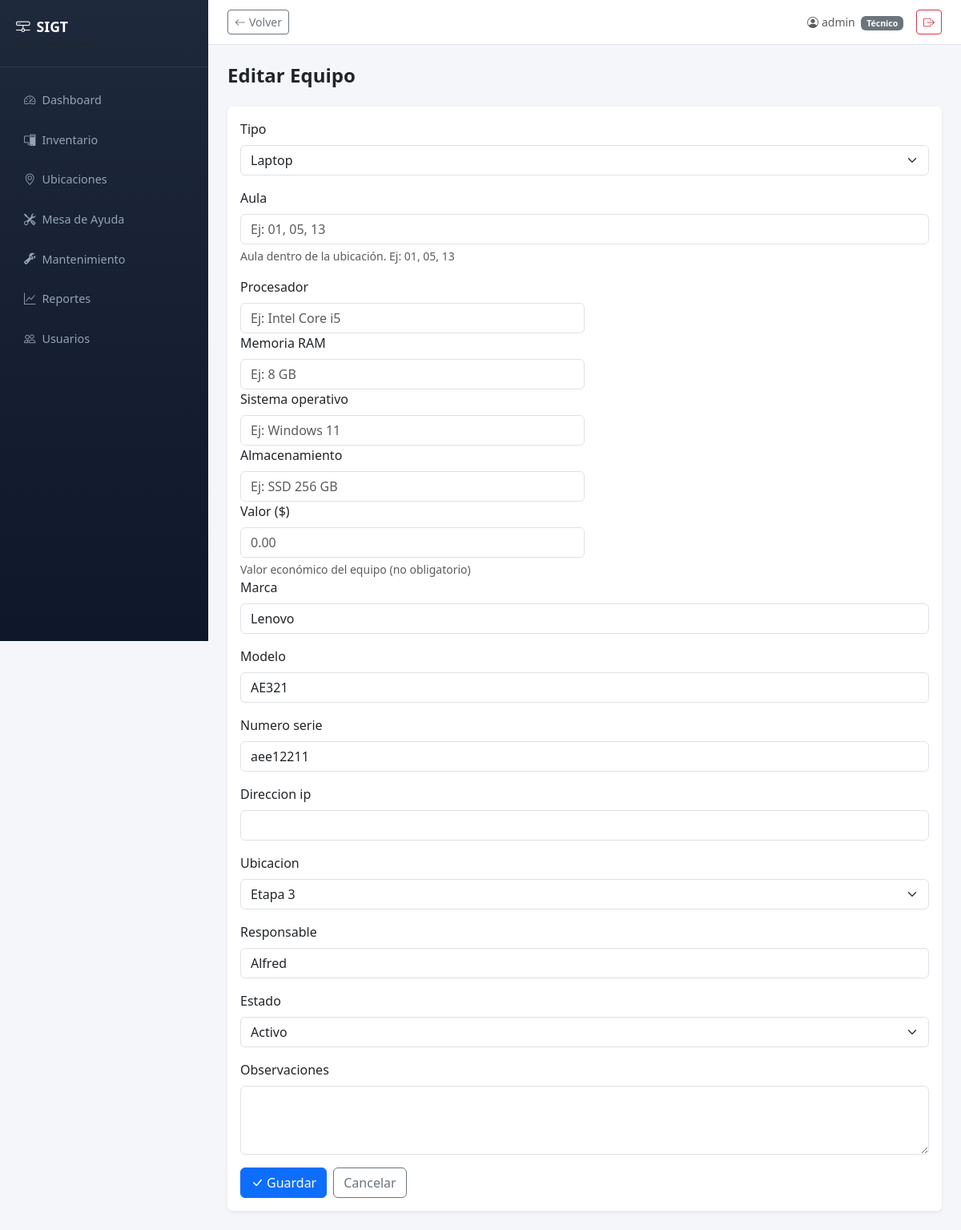
Page /inventario/8/editar/ (signed in) on the committed database.
### usuarios/models.py (models this page shows, shortened)
class User(AbstractUser):
    ROL_CHOICES = [
        ('admin', 'Administrador'),
        ('tecnico', 'Técnico'),
    ]
    rol = models.CharField(max_length=10, choices=ROL_CHOICES, default='tecnico')
    telefono = models.CharField(max_length=20, blank=True)
    class Meta:
        verbose_name = 'usuario'
        verbose_name_plural = 'usuarios'

### inventario/models.py (models this page shows, shortened)
class Equipo(models.Model):
    TIPO_CHOICES = [
        ('computadora', 'Computadora'),
        ('laptop', 'Laptop'),
        ('proyector', 'Proyector'),
        ('impresora', 'Impresora'),
        ('access_point', 'Access Point'),
        ('switch', 'Switch'),
        ('otro', 'Otro (especificar)'),
    ]
    ESTADO_CHOICES = [
        ('activo', 'Activo'),
        ('mantenimiento', 'En Mantenimiento'),
        ('baja', 'Dado de Baja'),
    ]
    tipo = models.CharField(max_length=20, choices=TIPO_CHOICES)
    tipo_otro = models.CharField(
        max_length=100, blank=True,
        help_text='Especifique el tipo si seleccionó "Otro"'
    )
    aula = models.CharField(
        max_length=10, blank=True,
        help_text='Aula dentro de la ubicación. Ej: 01, 05, 13'
    )
    procesador = models.CharField(max_length=100, blank=True, verbose_name='Procesador')
    ram = models.CharField(max_length=50, blank=True, verbose_name='Memoria RAM')
    so = models.CharField(max_length=100, blank=True, verbose_name='Sistema operativo')
    almacenamiento = models.CharField(max_length=50, blank=True, verbose_name='Almacenamiento')
    valor = models.DecimalField(
        max_digits=12, decimal_places=2, null=True, blank=True,
        verbose_name='Valor ($)',
        help_text='Valor económico del equipo (no obligatorio)'
    )
    marca = models.CharField(max_length=100)
    modelo = models.CharField(max_length=100)
    numero_serie = models.CharField(max_length=100, unique=True)
    direccion_ip = models.GenericIPAddressField(blank=True, null=True)
    ubicacion = models.ForeignKey(Ubicacion, on_delete=models.PROTECT, related_name='equipos')
    responsable = models.CharField(max_length=150, blank=True)
    estado = models.CharField(max_length=20, choices=ESTADO_CHOICES, default='activo')
    fecha_registro = models.DateField(auto_now_add=True)
    observaciones = models.TextField(blank=True)
    historical = HistoricalRecords()
    class Meta:
        ordering = ['-fecha_registro']
        permissions = [
            ('puede_asignar_equipo', 'Puede asignar equipo a responsable'),
        ]

### inventario/views.py (the view)
# urls.py: path('<int:pk>/editar/', views.EquipoUpdateView.as_view(), name='editar'),
class EquipoUpdateView(LoginRequiredMixin, PermissionRequiredMixin, EquipoFormMixin, UpdateView):
    model = Equipo
    permission_required = 'inventario.change_equipo'
    title = 'Editar Equipo'

### inventario/models.py (called while the page is built)
    def __str__(self):
        return self.nombre

### inventario/templates/inventario/equipo_form.html (shortened to what this page needs)
{% extends "base.html" %}
{% block content %}
<h4 class="fw-bold mb-4">{{ view.title }}</h4>
<div class="card border-0 shadow-sm">
    <div class="card-body">
        <form method="post" novalidate>
            {% for field in form %}
            {% if field.name == 'tipo_otro' %}
            <div class="mb-3 div-tipo-otro" style="display: none;">
            {% elif field.name in 'procesador ram so almacenamiento valor' %}
            <div class="col-md-6 div-ficha-tecnica" style="display: none;">
            {% else %}
            <div class="mb-3">
            {% endif %}
                <label for="{{ field.id_for_label }}" class="form-label">{{ field.label }}</label>
                {{ field }}
                {% if field.help_text %}
                <div class="form-text">{{ field.help_text }}</div>
                {% endif %}
            </div>
            {% endfor %}
            <div class="d-flex gap-2">
                <button type="submit" class="btn btn-primary">
                    <i class="bi bi-check-lg me-1"></i>Guardar
                </button>
                {% if form.instance.pk %}
                <a href="{% url 'inventario:detalle' form.instance.pk %}" class="btn btn-outline-secondary">Cancelar</a>
                {% else %}
                <a href="{% url 'inventario:lista' %}" class="btn btn-outline-secondary">Cancelar</a>
                {% endif %}
            </div>
        </form>
    </div>
</div>
{% endblock %}

### templates/base.html (shortened to what this page needs)
{% load static %}
<!DOCTYPE html>
<html lang="es" data-bs-theme="light">
<head>
    <link href="https://cdn.jsdelivr.net/npm/bootstrap@5.3.3/dist/css/bootstrap.min.css" rel="stylesheet">
    <link href="https://cdn.jsdelivr.net/npm/bootstrap-icons@1.11.3/font/bootstrap-icons.min.css" rel="stylesheet">
</head>
<body>
    <aside class="sidebar" id="sidebar">
        <div class="sidebar-brand">
            <i class="bi bi-hdd-network me-2"></i>SIGT
            <small class="d-block text-muted" style="font-size:0.7rem; font-weight:400;">Liceo Campo Verde</small>
        </div>
        <nav class="nav flex-column mt-3">
            {% for item in sidebar_items %}
            <a class="nav-link {% if request.path == item.url %}active{% endif %}" href="{{ item.url }}">
                <i class="bi {{ item.icon }} me-2"></i>{{ item.label }}
            </a>
            {% endfor %}
        </nav>
    </aside>
    <div class="main-content">
        <div class="topbar d-flex justify-content-between align-items-center">
            <div class="d-flex align-items-center gap-2">
                {% if user.is_authenticated %}
                <button type="button" class="btn btn-sm btn-outline-secondary" onclick="history.back()" title="Volver atrás">
                    <i class="bi bi-arrow-left me-1"></i>Volver
                </button>
                {% endif %}
            </div>
            <div class="d-flex align-items-center gap-3">
                {% if user.is_authenticated %}
                <span class="text-muted small">
                    <i class="bi bi-person-circle me-1"></i>{{ user.get_full_name|default:user.username }}
                    {% if user.rol %}<span class="badge bg-secondary ms-1">{{ user.get_rol_display }}</span>{% endif %}
                </span>
                <form method="post" action="{% url 'usuarios:logout' %}" class="d-inline">
                    <button type="submit" class="btn btn-sm btn-outline-danger">
                        <i class="bi bi-box-arrow-right"></i>
                    </button>
                </form>
                {% endif %}
            </div>
        </div>
        <div class="content-body">
            {% block content %}{% endblock %}
        </div>
    </div>
</body>
</html>

### templates/base.html (style rules this page uses)
:root { --sidebar-width: 260px; --sidebar-collapsed: 0px; }
body { min-height: 100vh; background: #f4f6f9; }
.sidebar { width: var(--sidebar-width); min-height: 100vh; background: linear-gradient(180deg, #1e293b 0%, #0f172a 100%); position: fixed; top: 0; left: 0; z-index: 1040; transition: transform 0.3s ease; }
.sidebar .nav-link { color: #94a3b8; padding: 0.75rem 1.25rem; border-radius: 0.5rem; margin: 2px 10px; font-size: 0.9rem; transition: all 0.2s; }
.sidebar-brand { padding: 1.25rem; border-bottom: 1px solid rgba(255,255,255,0.08); color: #fff; font-weight: 700; font-size: 1.1rem; }
.main-content { margin-left: var(--sidebar-width); transition: margin-left 0.3s ease; min-height: 100vh; }
.topbar { background: #fff; border-bottom: 1px solid #dee2e6; padding: 0.75rem 1.5rem; }
.content-body { padding: 1.5rem; }

### rows in the picture
User: get_full_name "admin", rol "Técnico"
Equipo: form "Laptop" "Lenovo" "AE321" "aee12211" "Etapa 3" "Alfred" "Activo"

### other values in the picture
{{ item.label }} "Dashboard" "Inventario" "Ubicaciones" "Mesa de Ayuda" "Mantenimiento" "Reportes" "Usuarios"
{{ view.title }} "Editar Equipo"
{{ field.label }} "Tipo" "Aula" "Procesador" "Memoria RAM" "Sistema operativo" "Almacenamiento" "Valor ($)" "Marca" "Modelo" "Numero serie" "Direccion ip" "Ubicacion" "Responsable" "Estado" "Observaciones"
{{ field.help_text }} "Aula dentro de la ubicación. Ej: 01, 05, 13" "Valor económico del equipo (no obligatorio)"
